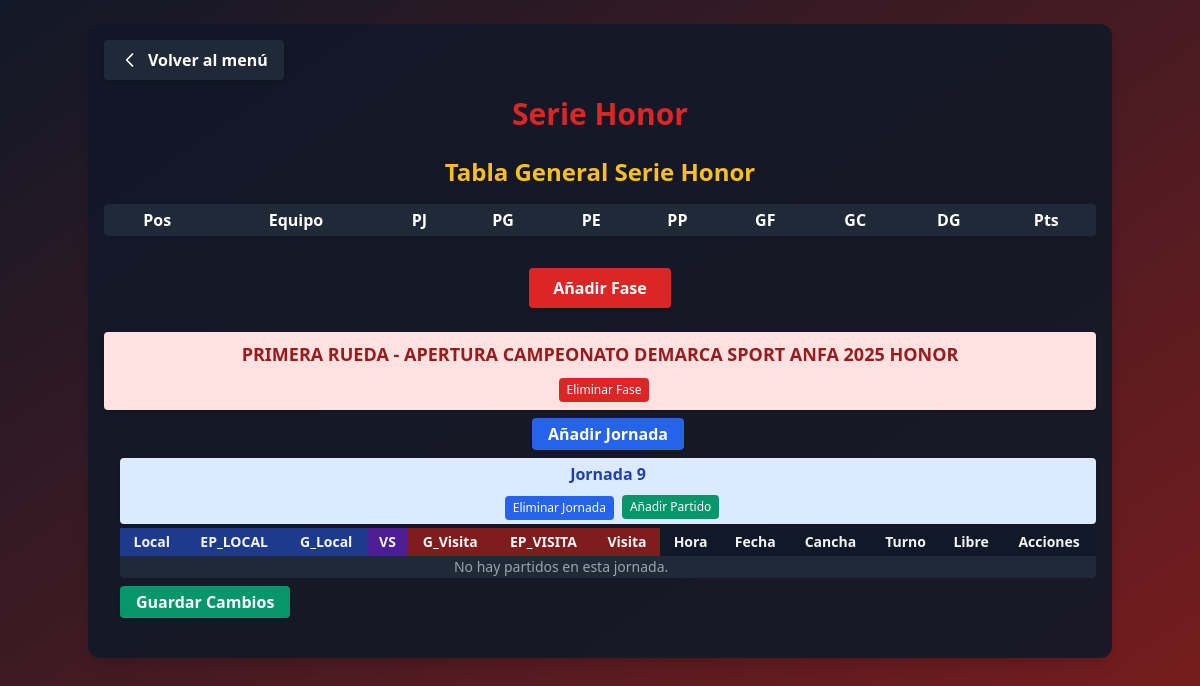
The app's page /menu/serie_honor/, older data.
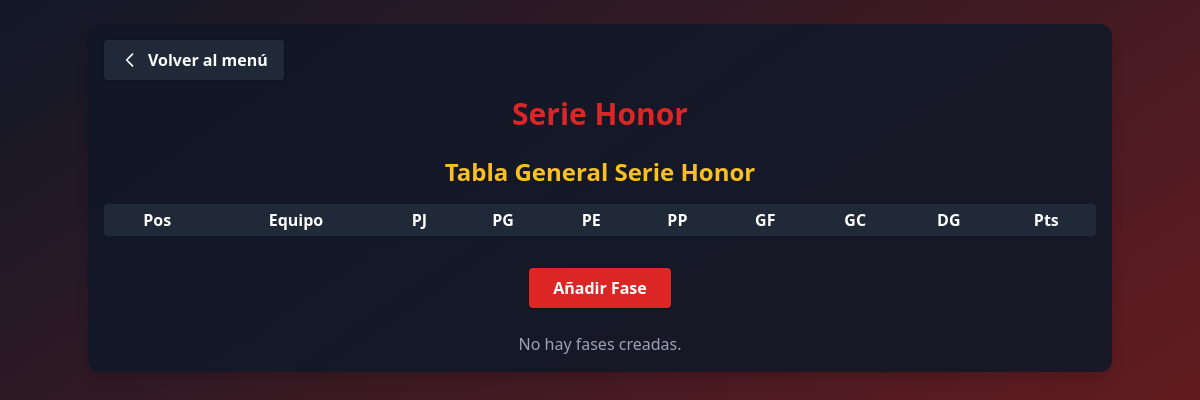
The same page, newer data.
### app_main/models.py (models this page shows, shortened)
class Fase(models.Model):
    nombre = models.CharField(max_length=100, unique=True)

class Jornada(models.Model):
    fase = models.ForeignKey(Fase, on_delete=models.CASCADE, related_name='jornadas')
    nombre = models.CharField(max_length=100)

### app_main/views.py (the view, shortened to what this page needs)
# urls.py: path('serie_honor/', views.serie_honor, name='serie_honor'),
def serie_honor(request):
    fases = Fase.objects.filter(nombre__icontains="HONOR").prefetch_related('jornadas__partidos')
    clubes = Clubes.objects.all()
    jornadas = Jornada.objects.all()
    tablero_general = calcular_tablero_general()
    return render(request, 'serie_honor.html', {
        'fases': fases,
        'clubes': clubes,
        'jornadas': jornadas,
        'estado_choices': SerieHonor.ESTADO_PARTIDO_CHOICES,
        'tablero_general': tablero_general,
    })

### app_main/views.py (called while the page is built, shortened)
def calcular_tablero_general():
    stats = defaultdict(lambda: {
        'equipo': None, 'PJ': 0, 'PG': 0, 'PE': 0, 'PP': 0, 'GF': 0, 'GC': 0, 'DG': 0, 'Pts': 0
    })
    for equipo_id in stats:
        stats[equipo_id]['DG'] = stats[equipo_id]['GF'] - stats[equipo_id]['GC']
    clasificacion = sorted(
        stats.values(),
        key=lambda x: (x['Pts'], x['DG'], x['GF']),
        reverse=True
    )
    return clasificacion

### app_main/templates/serie_honor.html (shortened to what the changed rows need)
<!DOCTYPE html>
<html>
<head>
    <link href="https://cdn.jsdelivr.net/npm/tailwindcss@2.2.19/dist/tailwind.min.css" rel="stylesheet"/>
</head>
<body class="bg-gradient-to-br from-gray-900 to-red-900 min-h-screen text-gray-100">
    <div class="container mx-auto p-4 bg-gray-900 bg-opacity-90 rounded-xl shadow-lg mt-6">
        <div class="flex items-center mb-4">
            <a href="{% url 'menu' %}" class="bg-gray-800 hover:bg-gray-700 text-white font-bold py-2 px-4 rounded shadow transition flex items-center">
            </a>
        </div>
        <h1 class="text-3xl font-extrabold text-red-600 mb-6 text-center drop-shadow">Serie Honor</h1>
        <h2 class="text-2xl font-bold text-center text-yellow-400 mb-4">Tabla General Serie Honor</h2>
        <div class="w-full mb-8">
            <div class="overflow-x-auto">
                <table class="min-w-full bg-gray-800 text-white rounded">
                    <thead>
                        <tr>
                            <th class="px-2 py-1">Pos</th>
                            <th class="px-2 py-1">Equipo</th>
                            <th class="px-2 py-1">PJ</th>
                            <th class="px-2 py-1">PG</th>
                            <th class="px-2 py-1">PE</th>
                            <th class="px-2 py-1">PP</th>
                            <th class="px-2 py-1">GF</th>
                            <th class="px-2 py-1">GC</th>
                            <th class="px-2 py-1">DG</th>
                            <th class="px-2 py-1">Pts</th>
                        </tr>
                    </thead>
                </table>
            </div>
        </div>
        <form method="post" class="mb-6 flex justify-center">
            <button type="submit" name="add_fase" value="1" class="bg-red-600 hover:bg-red-700 text-white font-bold py-2 px-6 rounded shadow transition">Añadir Fase</button>
        </form>
        {% for fase in fases %}
            <div class="bg-red-100 text-red-800 font-bold rounded px-4 py-2 flex flex-col items-center justify-center mb-2 shadow">
                <span class="text-lg text-center w-full">{{ fase.nombre }}</span>
                <div class="flex items-center justify-center mt-2">
                    <form method="post" style="display:inline;">
                        <button type="submit" name="delete_fase" value="{{ fase.id }}" class="ml-2 bg-red-600 hover:bg-red-700 text-white rounded px-2 py-1 text-xs" onclick="return confirm('¿Eliminar esta fase y todas sus jornadas y partidos?')">
                            Eliminar Fase
                        </button>
                    </form>
                </div>
            </div>
            <div class="ml-4 mb-6">
                <form method="post" class="mb-2 flex items-center gap-2 justify-center">
                    <button type="submit" name="add_jornada" value="1" class="bg-blue-600 hover:bg-blue-700 text-white font-bold py-1 px-4 rounded shadow transition">Añadir Jornada</button>
                </form>
                {% for jornada in fase.jornadas.all %}
                    <div class="bg-blue-100 text-blue-800 font-semibold rounded px-3 py-1 flex flex-col items-center justify-center mb-1 shadow">
                        <span class="text-base text-center w-full">{{ jornada.nombre }}</span>
                        <div class="flex items-center justify-center mt-2">
                            <form method="post" style="display:inline;">
                                <button type="submit" name="delete_jornada" value="{{ jornada.id }}" class="ml-2 bg-blue-600 hover:bg-blue-700 text-white rounded px-2 py-1 text-xs" onclick="return confirm('¿Eliminar esta jornada y todos sus partidos?')">
                                    Eliminar Jornada
                                </button>
                            </form>
                            <button type="button" onclick="openModal('{{ jornada.id }}')" class="ml-2 bg-green-600 hover:bg-green-700 text-white rounded px-2 py-1 text-xs">Añadir Partido</button>
                        </div>
                    </div>
                    <form method="post" class="mb-4">
                        <div class="overflow-x-auto">
                        <table class="min-w-full text-xs md:text-sm bg-gray-800 rounded shadow">
                            <thead>
                                <tr>
                                    <th class="px-2 py-1 bg-blue-900">Local</th>
                                    <th class="px-2 py-1 bg-blue-900">EP_LOCAL</th>
                                    <th class="px-2 py-1 bg-blue-900">G_Local</th>
                                    <th class="px-2 py-1 bg-purple-900">VS</th>
                                    <th class="px-2 py-1 bg-red-900">G_Visita</th>
                                    <th class="px-2 py-1 bg-red-900">EP_VISITA</th>
                                    <th class="px-2 py-1 bg-red-900">Visita</th>
                                    <th class="px-2 py-1 bg-gray-900">Hora</th>
                                    <th class="px-2 py-1 bg-gray-900">Fecha</th>
                                    <th class="px-2 py-1 bg-gray-900">Cancha</th>
                                    <th class="px-2 py-1 bg-gray-900">Turno</th>
                                    <th class="px-2 py-1 bg-gray-900">Libre</th>
                                    <th class="px-2 py-1 bg-gray-900">Acciones</th>
                                </tr>
                            </thead>
                            <tbody>
                                {% for sh in jornada.partidos.all %}
                                <tr id="jornada-{{ jornada.id }}-partido-{{ sh.id }}">
                                    <input type="hidden" name="id_{{ sh.id }}" value="{{ sh.id }}">
                                    <td class="text-center text-white bg-blue-800 bg-opacity-50">{{ sh.equipo_local.club }}</td>
                                    <td class="text-center text-white bg-blue-800 bg-opacity-50">{{ sh.estado_partido_local }}</td>
                                    <td class="bg-blue-800 bg-opacity-50">
                                        <input type="number" name="goles_local_{{ sh.id }}" value="{{ sh.goles_local }}" min="0" class="bg-gray-900 text-white rounded w-16 px-1">
                                    </td>
                                    <td class="text-center text-white bg-purple-800 bg-opacity-50 font-bold">VS</td>
                                    <td class="bg-red-800 bg-opacity-50">
                                        <input type="number" name="goles_visita_{{ sh.id }}" value="{{ sh.goles_visita }}" min="0" class="bg-gray-900 text-white rounded w-16 px-1">
                                    </td>
                                    <td class="text-center text-white bg-red-800 bg-opacity-50">{{ sh.estado_partido_visita }}</td>
                                    <td class="text-center text-white bg-red-800 bg-opacity-50">{{ sh.equipo_visita.club }}</td>
                                    <td class="text-center text-white bg-gray-800 bg-opacity-50">{{ sh.horario }}</td>
                                    <td class="text-center text-white bg-gray-800 bg-opacity-50">{{ sh.fecha|date:'Y-m-d' }}</td>
                                    <td class="text-center text-white bg-gray-800 bg-opacity-50">{{ sh.cancha }}</td>
                                    <td class="text-center text-white bg-gray-800 bg-opacity-50">{{ sh.turno }}</td>
                                    <td class="text-center text-white bg-gray-800 bg-opacity-50">{{ sh.libre }}</td>
                                    <td class="bg-gray-800 bg-opacity-50">
                                        <button type="submit" name="delete_row" value="{{ sh.id }}" class="bg-red-600 hover:bg-red-700 text-white rounded px-2 py-1 text-xs" onclick="return confirm('¿Eliminar este partido?')">Eliminar</button>
                                        <button type="button" onclick="openEditModal('{{ sh.id }}', '{{ sh.equipo_local.id }}', '{{ sh.equipo_visita.id }}', '{{ sh.horario|time:'H:i' }}', '{{ sh.fecha|date:'Y-m-d' }}', '{{ sh.cancha }}', '{{ sh.turno }}', '{{ sh.libre }}')" class="bg-yellow-600 hover:bg-yellow-700 text-white rounded px-2 py-1 text-xs ml-1">Editar</button>
                                    </td>
                                </tr>
                                {% empty %}
                                <tr><td colspan="12" class="text-center text-gray-400">No hay partidos en esta jornada.</td></tr>
                                {% endfor %}
                            </tbody>
                        </table>
                        </div>
                        <button type="submit" class="mt-2 bg-green-600 hover:bg-green-700 text-white font-bold py-1 px-4 rounded shadow transition">Guardar Cambios</button>
                    </form>
                {% empty %}
                    <div class="text-gray-400 mb-4 text-center">No hay jornadas en esta fase.</div>
                {% endfor %}
            </div>
        {% empty %}
            <div class="text-gray-400 text-center">No hay fases creadas.</div>
        {% endfor %}
    </div>
</body>
</html>

Row changes from the older to the newer data that the page shows:
removed Fase: nombre "PRIMERA RUEDA - APERTURA CAMPEONATO DEMARCA SPORT ANFA 2025 HONOR", {{ fase.id }} 5 (drawn)
removed Jornada: nombre "Jornada 9", {{ jornada.id }} 12 (drawn)
Text that changed along with them:
text now shown: "No hay fases creadas."
